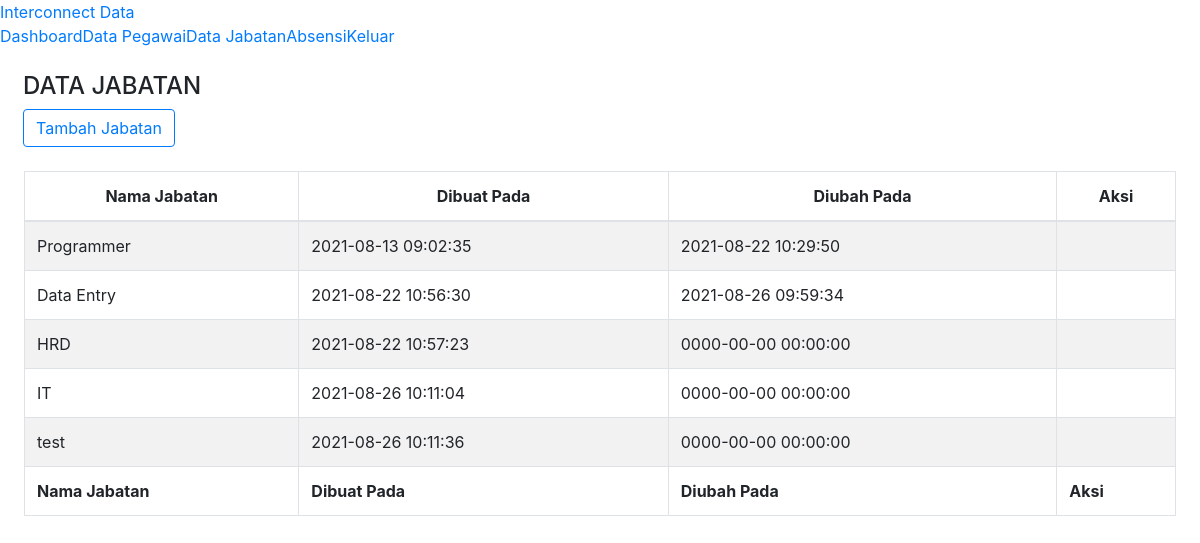
Screenshot of /index.php/admin/positions with the database file from the repository.
### tables this page shows
CREATE TABLE `position` (
  `id` int(11) NOT NULL,
  `position_name` varchar(20) NOT NULL,
  `created_at` datetime NOT NULL,
  `updated_at` datetime NOT NULL
);

### application/controllers/Admin.php (called while the page is built, shortened)
<?php
class Admin extends CI_Controller
{
	function __construct()
	{
		$this->load->database();
		$this->load->model('M_admin');
		$this->load->helper('url');
		$this->load->helper('tgl_indo');
	}
	public function positions()
	{
		$data['positions'] = $this->M_admin->positionMaster();
		$this->load->view('admin/headers/header');
		$this->load->view('admin/navbars/navbar');
		$this->load->view('admin/positions_view', $data);
		$this->load->view('admin/footers/footer');
		$this->load->view('admin/modals/positionEdit');
		$this->load->view('admin/modals/addPosition');
		$this->load->view('admin/scripts/datatable');
	}
}

### index.php (called while the page is built, shortened)
<?php
require_once BASEPATH.'core/CodeIgniter.php';

### application/models/M_admin.php (called while the page is built, shortened)
<?php
class M_admin extends CI_Model
{
	function positionMaster()
	{
		$this->db->select('*');
		$this->db->from('position');
		$query = $this->db->get();
		return $query->result();
	}
}

### application/views/admin/positions_view.php (the view, shortened to what this page needs)
<div class="m-2 container">
  <h4>DATA JABATAN</h4>
  <button type="button" class="btn btn-outline-primary" data-toggle="modal" data-target="#addEmployee">
    Tambah Jabatan
  </button>
</div>
<div class="m-4">
  <table style="background: #fff;" id="example" class="table table-striped table-bordered mt-4">
    <thead>
      <tr style="text-align: center">
        <th>Nama Jabatan</th>
        <th>Dibuat Pada</th>
        <th>Diubah Pada</th>
        <th>Aksi</th>
      </tr>
    </thead>
    <tbody>
      <?php foreach ($positions as $pos) { ?>
        <tr>
          <td><?php echo $pos->position_name ?></td>
          <td><?php echo $pos->created_at ?></td>
          <td><?php echo $pos->updated_at ?></td>
          <td style="text-align: center;">
          </td>
        </tr>
      <?php } ?>
    </tbody>
    <tfoot>
      <tr>
        <th>Nama Jabatan</th>
        <th>Dibuat Pada</th>
        <th>Diubah Pada</th>
        <th>Aksi</th>
      </tr>
    </tfoot>
  </table>
</div>

### rows the page displays
position: position_name "Programmer", created_at "2021-08-13 09:02:35", updated_at "2021-08-22 10:29:50"
position: position_name "Data Entry", created_at "2021-08-22 10:56:30", updated_at "2021-08-26 09:59:34"
position: position_name "HRD", created_at "2021-08-22 10:57:23", updated_at "0000-00-00 00:00:00"
position: position_name "IT", created_at "2021-08-26 10:11:04", updated_at "0000-00-00 00:00:00"
position: position_name "test", created_at "2021-08-26 10:11:36", updated_at "0000-00-00 00:00:00"
